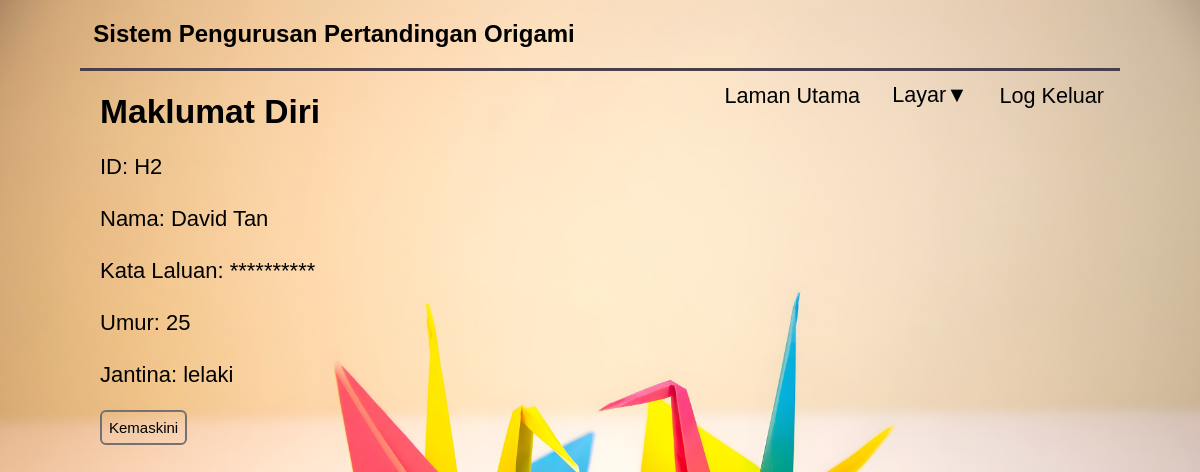
Page /General/info.php (signed in) on the committed database.
### tables this page shows
CREATE TABLE `hakim` (
  `idHakim` varchar(12) NOT NULL,
  `namaHakim` varchar(60) DEFAULT NULL,
  `kataLaluanHakim` varchar(20) DEFAULT NULL,
  `jantinaHakim` char(9) DEFAULT NULL,
  `umurHakim` int(2) DEFAULT NULL
);

### General/info.php (the view, shortened to what this page needs)
<?php
    include ('../Sys/connection.php');
?>
<!DOCTYPE html>
<html>
<head>
    <link rel = 'stylesheet' type = 'text/css' href = '../Bling/main.css'>
    <link rel = 'stylesheet' type = 'text/css' href = '../Bling/info.css'>
<head>
<body>
    <div class = 'main'>
        <div class = 'title'>
            <h2> &nbsp Sistem Pengurusan Pertandingan Origami </h2>
        </div>
        <div class = 'ui'>
            <?php include('../lib/navbar.php'); ?>
        </div>
        <div class = 'heading'>
            <h1> Maklumat Diri </h1>
        </div>
        <div class = 'content'>
            <p style = "font-size:22px;">
                ID:
                <?php
                    echo $_SESSION['idPengguna'];
                ?>
                <br><br>
                Nama:
                <?php
                    if ($_SESSION['userType'] == 'peserta') {
                        $sql = "SELECT namaPeserta FROM peserta WHERE idPeserta = '$_SESSION[idPengguna]'";
                    }
                    else if ($_SESSION['userType'] == 'hakim') {
                        $sql = "SELECT namaHakim FROM hakim WHERE idHakim = '$_SESSION[idPengguna]'";
                    }
                    else if ($_SESSION['userType'] == 'admin') {
                        $sql = "SELECT namaAdmin FROM admin WHERE idAdmin = '$_SESSION[idPengguna]'";
                    }
                    $result= $con->query($sql);
                    $row = mysqli_fetch_assoc($result);
                    if ($_SESSION['userType'] == 'peserta') {
                        echo $row['namaPeserta'];
                    }
                    else if ($_SESSION['userType'] == 'hakim') {
                        echo $row['namaHakim'];
                    }
                    else if ($_SESSION['userType'] == 'admin') {
                        echo $row['namaAdmin'];
                    }
                ?>
                <br><br>
                Kata Laluan:
                <?php
                    if ($_SESSION['userType'] == 'peserta') {
                        $sql = "SELECT kataLaluanPeserta FROM peserta WHERE idPeserta = '$_SESSION[idPengguna]'";
                    }
                    else if ($_SESSION['userType'] == 'hakim') {
                        $sql = "SELECT kataLaluanHakim FROM hakim WHERE idHakim = '$_SESSION[idPengguna]'";
                    }
                    else if ($_SESSION['userType'] == 'admin') {
                        $sql = "SELECT kataLaluanAdmin FROM admin WHERE idAdmin = '$_SESSION[idPengguna]'";
                    }
                    $result= $con->query($sql);
                    $row = mysqli_fetch_assoc($result);
                    if ($_SESSION['userType'] == 'peserta') {
                        for ($i = 0; $i < strlen($row['kataLaluanPeserta']); $i++) {
                            echo '*';
                          }
                    }
                    else if ($_SESSION['userType'] == 'hakim') {
                        for ($i = 0; $i < strlen($row['kataLaluanHakim']); $i++) {
                            echo '*';
                          }
                    }
                    else if ($_SESSION['userType'] == 'admin') {
                        for ($i = 0; $i < strlen($row['kataLaluanAdmin']); $i++) {
                            echo '*';
                          }
                    }
                ?>
                <br><br>
                Umur:
                <?php
                    if ($_SESSION['userType'] == 'peserta') {
                        $sql = "SELECT umurPeserta FROM peserta WHERE idPeserta = '$_SESSION[idPengguna]'";
                    }
                    else if ($_SESSION['userType'] == 'hakim') {
                        $sql = "SELECT umurHakim FROM hakim WHERE idHakim = '$_SESSION[idPengguna]'";
                    }
                    else if ($_SESSION['userType'] == 'admin') {
                        $sql = "SELECT umurAdmin FROM admin WHERE idAdmin = '$_SESSION[idPengguna]'";
                    }
                    $result= $con->query($sql);
                    $row = mysqli_fetch_assoc($result);
                    if ($_SESSION['userType'] == 'peserta') {
                        echo $row['umurPeserta'];
                    }
                    else if ($_SESSION['userType'] == 'hakim') {
                        echo $row['umurHakim'];
                    }
                    else if ($_SESSION['userType'] == 'admin') {
                        echo $row['umurAdmin'];
                    }
                ?>
                <br><br>
                Jantina:
                <?php
                    if ($_SESSION['userType'] == 'peserta') {
                        $sql = "SELECT jantinaPeserta FROM peserta WHERE idPeserta = '$_SESSION[idPengguna]'";
                    }
                    else if ($_SESSION['userType'] == 'hakim') {
                        $sql = "SELECT jantinaHakim FROM hakim WHERE idHakim = '$_SESSION[idPengguna]'";
                    }
                    else if ($_SESSION['userType'] == 'admin') {
                        $sql = "SELECT jantinaAdmin FROM admin WHERE idAdmin = '$_SESSION[idPengguna]'";
                    }
                    $result= $con->query($sql);
                    $row = mysqli_fetch_assoc($result);
                    if ($_SESSION['userType'] == 'peserta') {
                        echo $row['jantinaPeserta'];
                    }
                    else if ($_SESSION['userType'] == 'hakim') {
                        echo $row['jantinaHakim'];
                    }
                    else if ($_SESSION['userType'] == 'admin') {
                        echo $row['jantinaAdmin'];
                    }
                ?>
                <br>
            </p>
            <form action = 'kemaskiniForm.php' method = 'POST'>
                <?php echo "<button id = 'btnchng' name = 'id' value = '$_SESSION[idPengguna]'> Kemaskini </button></a>"; ?>
            </form>
        </div>
    </div>
</body>
</html>

### Bling/main.css (style rules this page uses)
body { background-image: url('Sauce/wallpaperOrigami2_blur.jpg'); background-attachment: fixed; background-size: cover; background-position: center; overflow-y: auto; background-repeat: no-repeat; margin-right: 80px; margin-left: 80px; }
.main * { font-family: Arial, Helvetica, sans-serif; }
.title { border-bottom: solid rgb(73, 62, 73) 3px; width: 100%; }
.ui { position: absolute; right: 80px; }

### Bling/info.css (style rules this page uses)
body { background-image: url('Sauce/wallpaperOrigami2.jpg'); }
.heading { padding-left: 20px; font-size: 2.1vh; }
.content { text-align: left; padding-left:20px; }
#btnchng { background-color:transparent; border:2px solid #737271; border-radius:6px; color:#000000; cursor:pointer; padding:7px 7px; font-family:Arial; font-size:15px; text-decoration:none; }

### rows in the picture
hakim: namaHakim "David Tan", umurHakim "25", jantinaHakim "lelaki"

### other values in the picture
$_SESSION['idPengguna'] "H2"
